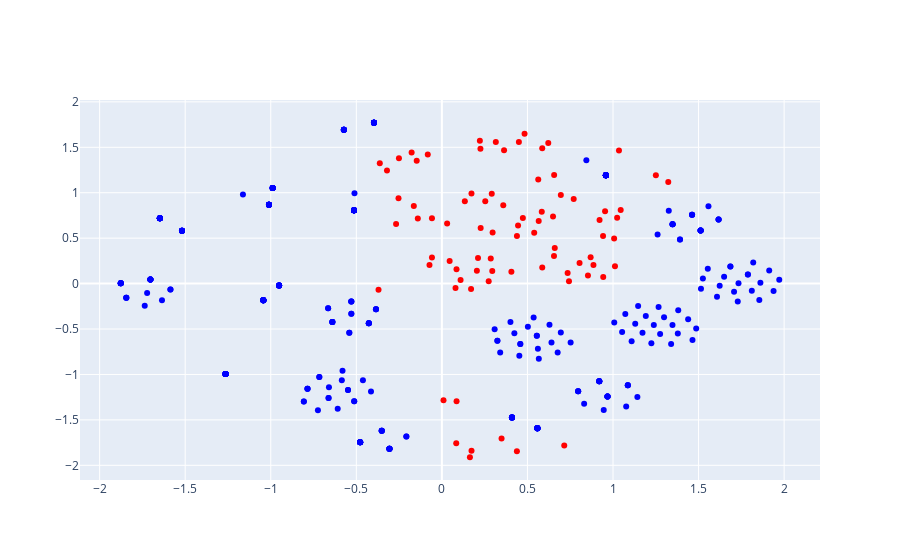

Notebook source saved alongside this figure:
### Code cell
viz_ds = np.concatenate([noisy_expert_buffer.observations[85*3:], source_expert_ds.observations], axis=0)
tnse_gaussian = scaler.fit_transform(tnse.fit_transform(viz_ds))

fig = go.Figure()
fig.add_trace(
    go.Scatter(x=tnse_gaussian[:, 0], y=tnse_gaussian[:, 1], mode='markers', marker=dict(color=['red'] * 85 + ['blue'] * source_expert_ds.observations.shape[0]))
)
fig.show()

### Figure 1 — Plotly figure (JSON) as saved in the notebook; plotly's stock layout.template omitted (floating-point values rounded to 4 significant figures; data arrays with more than 128 entries replaced by an {"elided": "..."} marker saying what was removed)
{"data": [{"marker": {"color": {"elided": "425 str values"}}, "mode": "markers", "type": "scatter", "x": {"elided": "425 float values"}, "y": {"elided": "425 float values"}}], "layout": {}}
